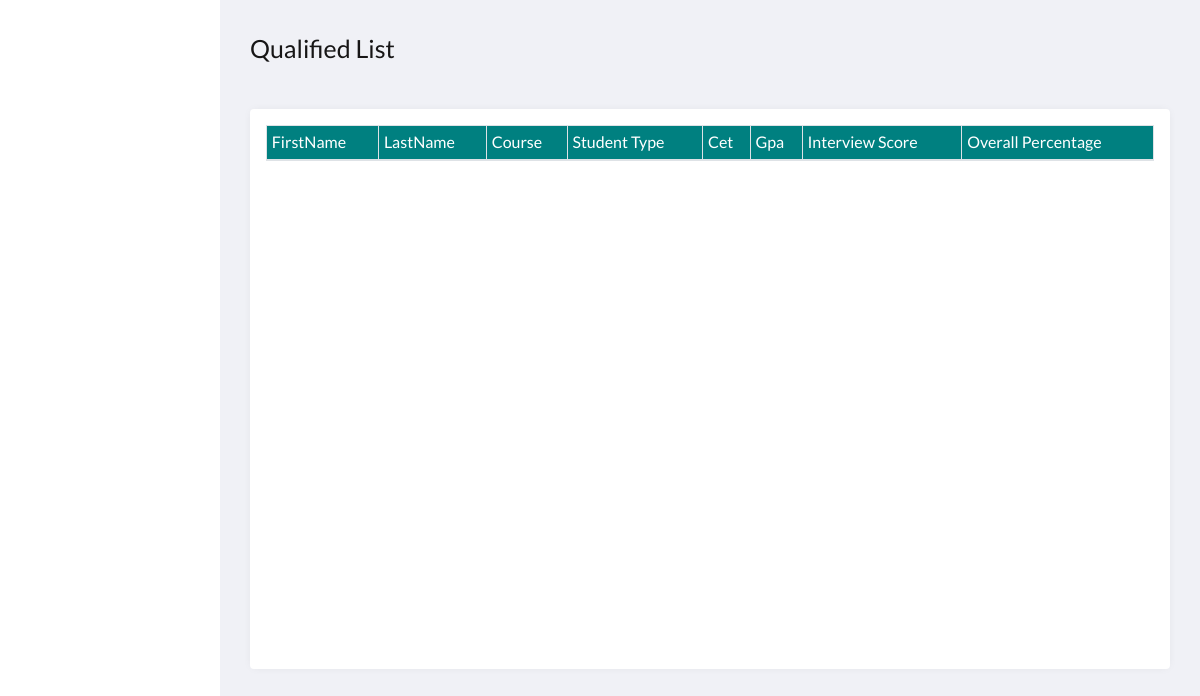
The app's page /ao/ics.qual.php, older data.
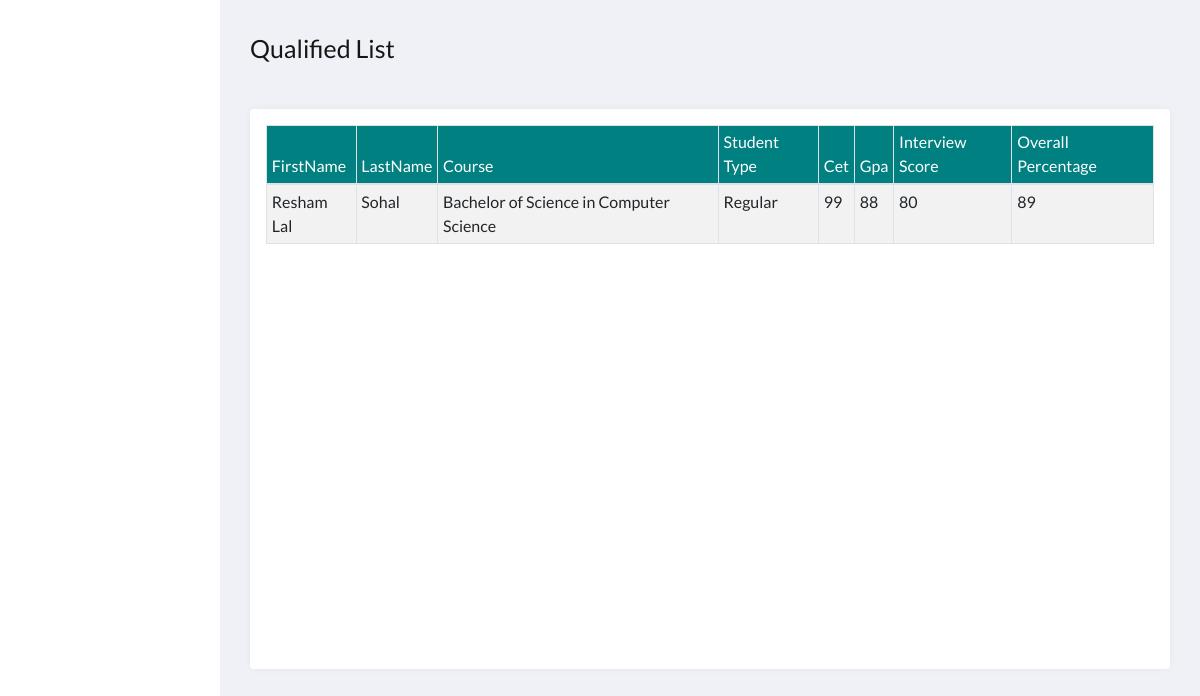
The same page, newer data.
### tables this page shows
CREATE TABLE `selectedcourse` (
  `id` int(11) NOT NULL,
  `user_id` int(11) NOT NULL,
  `course_id` int(11) NOT NULL,
  `file_id` int(11) NOT NULL,
  `userStatus` varchar(100) DEFAULT NULL,
  `date` varchar(200) NOT NULL,
  `ic` varchar(100) DEFAULT NULL,
  `average` float DEFAULT NULL,
  `inter_score` int(100) DEFAULT NULL
);

CREATE TABLE `users` (
  `id` int(11) NOT NULL,
  `applicantid` int(11) DEFAULT NULL,
  `username` varchar(100) NOT NULL,
  `fname` varchar(100) NOT NULL,
  `lname` varchar(100) NOT NULL,
  `email` varchar(100) NOT NULL,
  `user_type` varchar(100) NOT NULL,
  `password` varchar(100) NOT NULL,
  `studentType` varchar(100) DEFAULT NULL
);

CREATE TABLE `coursestbl` (
  `course_id` int(11) NOT NULL,
  `course_name` varchar(255) NOT NULL,
  `course_description` varchar(1000) NOT NULL,
  `college_id` int(11) NOT NULL,
  `course_img` text DEFAULT NULL,
  `quota` int(200) DEFAULT NULL,
  `waiting` int(200) DEFAULT NULL,
  `cet_req` float DEFAULT NULL,
  `gpa_req` float DEFAULT NULL
);

CREATE TABLE `attachment` (
  `id` int(11) NOT NULL,
  `cet_path` text NOT NULL,
  `gmoral_path` text NOT NULL,
  `gpa_path` text NOT NULL,
  `shiftee_path` text DEFAULT NULL,
  `user_id` int(100) NOT NULL,
  `cetValue` varchar(100) NOT NULL,
  `gpaValue` varchar(100) NOT NULL
);

### ao/ics.qual.php (the view, shortened to what this page needs)
<?php
include('../functions.php');
?>
<!DOCTYPE html>
<html lang="en">
<head>
    <link rel="stylesheet" href="../bootstrap4/css/bootstrap.min.css">
    <link href="//maxcdn.bootstrapcdn.com/font-awesome/4.7.0/css/font-awesome.min.css" rel="stylesheet">
    <link rel="stylesheet" href="../css/ics.style.css">
    <link rel="stylesheet" type="text/css" href="../DataTables/datatables.css">
</head>
<body>
      <section class="page-content">
        <section class="btn-group">
          <p class="section-name">Qualified List</p>
        </section>
        <section class="grid">
          <article>
          <div class="table table-responsive-sm table-responsive-md table-responsive-lg table-responsive-xl mx-3 my-3">
          <table class="table table-sm table-striped table-bordered table-hover" id="printable-table">
                    <thead class="thead">
                    <?php $results = mysqli_query($db, "SELECT * from selectedcourse LEFT JOIN users ON selectedcourse.user_id = users.id
                     LEFT JOIN coursestbl ON selectedcourse.course_id = coursestbl.course_id
                     LEFT JOIN attachment ON selectedcourse.file_id = attachment.id WHERE userStatus='QUALIFIED' AND college_id='1'")?>
                        <tr>
                            <th>FirstName</th>
                            <th>LastName</th>
                            <th>Course</th>
                            <th>Student Type</th>
                            <th>Cet</th>
                            <th>Gpa</th>
                            <th>Interview Score</th>
                            <th>Overall Percentage</th>
                        </tr>
                    </thead>
                    <tbody class="tbody">
                        <?php   while ($row = mysqli_fetch_array($results)) { ?>
                        <tr>
                            <td><?php echo $row['fname']; ?> </td>
                            <td><?php echo $row['lname']; ?> </td>
                            <td><?php echo $row['course_name']; ?></td>
                            <td><?php echo $row['studentType']; ?></td>
                            <td><?php echo $row['cetValue']; ?></td>
                            <td><?php echo $row['gpaValue']; ?></td>
                            <td><?php echo $row['inter_score']; ?></td>
                            <td><?php echo $row['average']; ?></td>
                        </tr>
                          <?php
                            }
                         ?>
                    </tbody>
                </table>
              </div>
          </article>
        </section>
      </section>
</body>
</html>

Row changes from the older to the newer data that the page shows:
added selectedcourse: user.fname "Resham Lal", user.lname "Sohal", course.course_name "Bachelor of Science in Computer Science", user.studentType "Regular", file.cetValue "99", file.gpaValue "88", inter_score "80", average "89"
